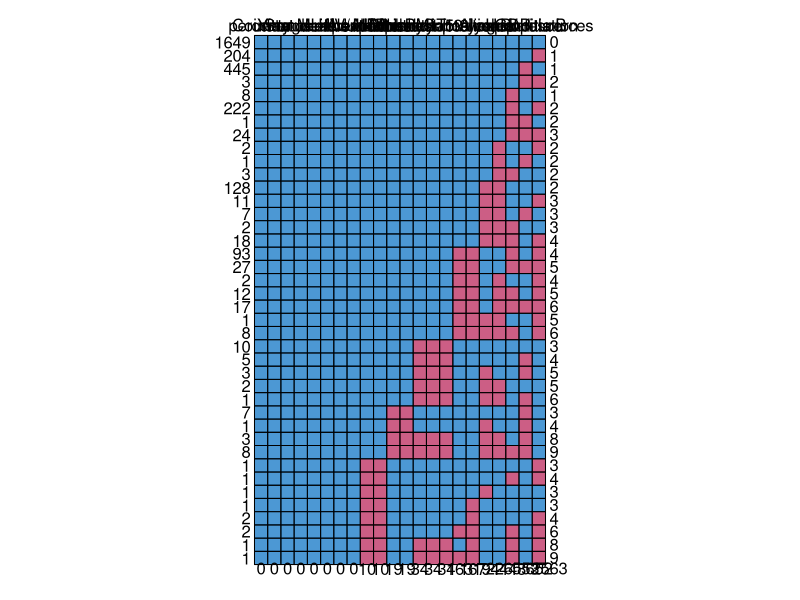
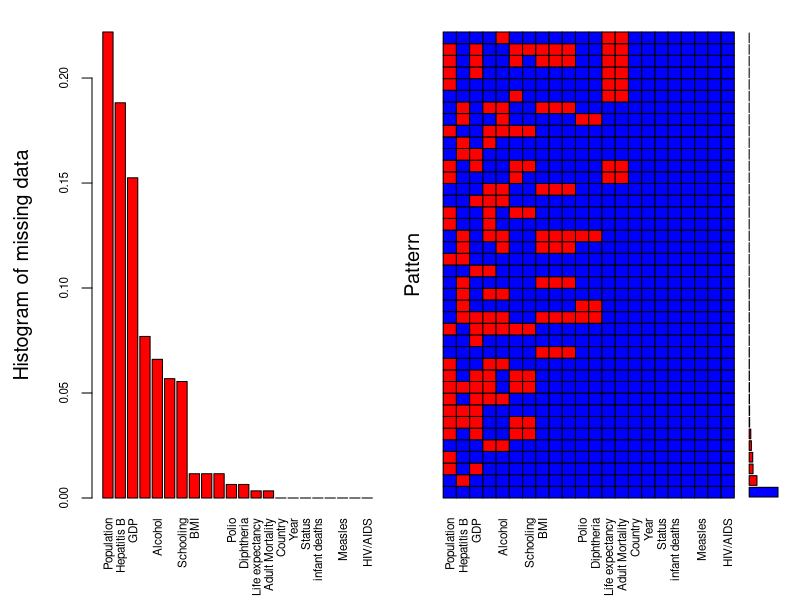
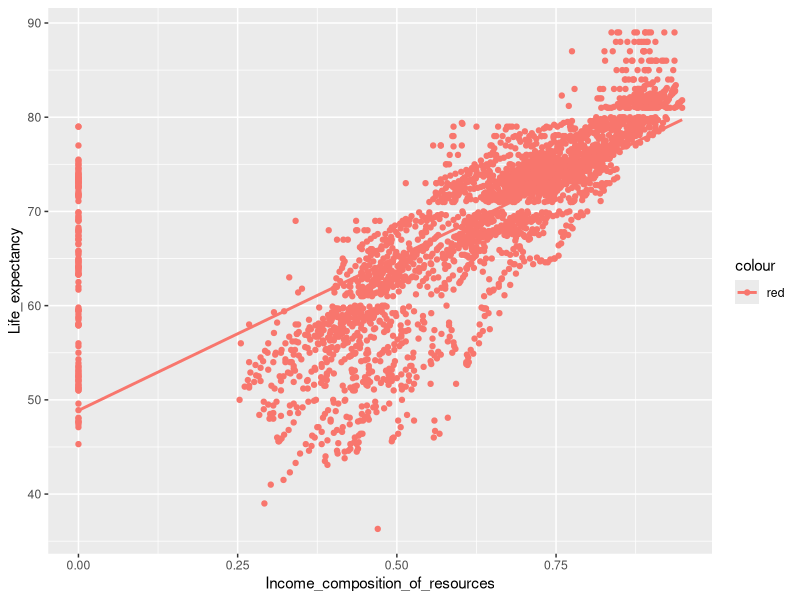
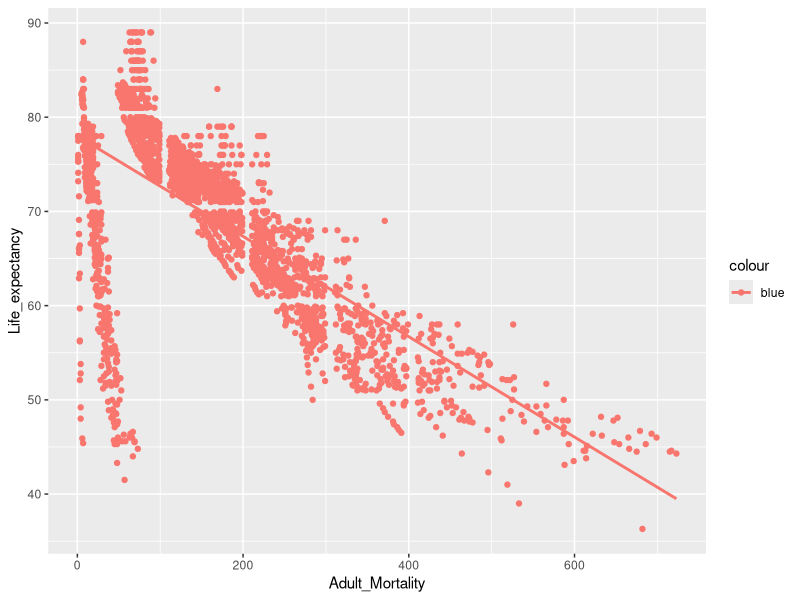
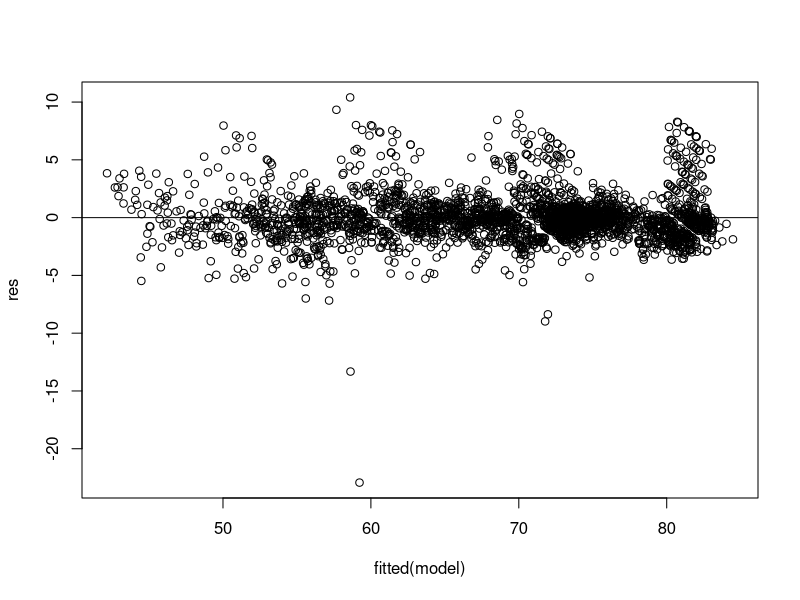
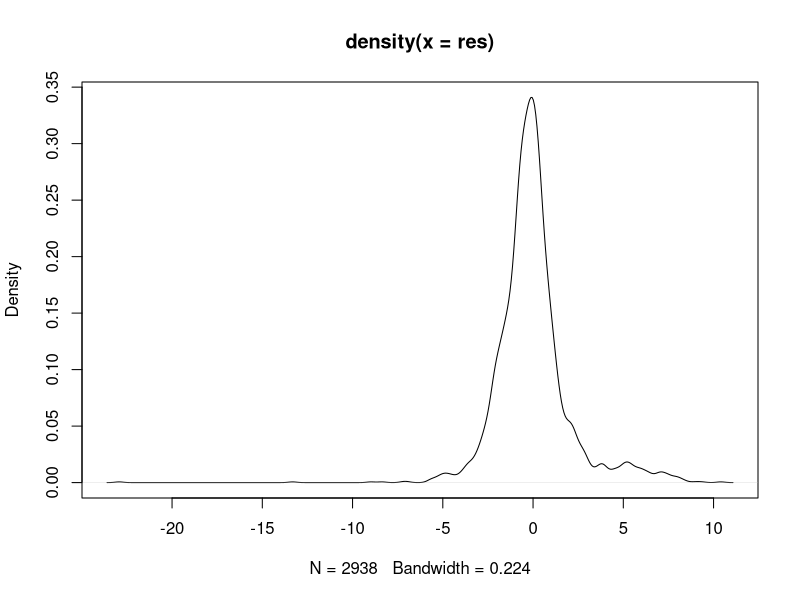

Recreate these plots in R, in order.
library(tidyverse)
library(readxl)
library(VIM)
library(mice)
library(car)


df <- read_xlsx("./Life_Expectancy_Data.xlsx")
head(df ,10)


# Export to Excel
#write.xlsx(df, file = "C://Users//wisen//Downloads//file2.xlsx")

# notes not related to the data analyzed 
# We can use the mann- whitney u test to analyze data that is highly skewed
# This looks at the median (Non Parametic test)  
# this is because the median is resistant to outliers 


head(df,10)
colSums(is.na(df))

summary(df)
##### Check for missing values in the data 
colSums(is.na(df))

#### checking using the mice to check N/A and where they exist 
md.pattern(df)

##### Using library to see a representation of mising data per column
#### the more the missing data more than 5% of the total rows or data 
### we might rethink of removing it 

aggr_plot <- aggr(df, col=c('blue','red'),
                  numbers= TRUE,
                  sortVars = TRUE,
                  labels = names(df),
                  cex.axis=.7,
                  gap = 3, 
                  ylab= c("Histogram of missing data","Pattern")
)

############## Checking on the methods available for mice
methods(mice)

# Replace spaces and special characters in column names
colnames(df) <- gsub(" ", "_", colnames(df))    # Replace spaces with underscores
colnames(df) <- gsub("/", "_", colnames(df))    # Replace slashes with underscores
colnames(df) <- gsub("-", "_", colnames(df))    # Replace hyphens with underscores, if needed

print(colnames(df))

summary(df)
##### Through background check the most mice used methods are 
####mice.impute.pmm  This looks at the continous varibles and usually if data is not normally distributed 
####mice.impute.rf This leverages on Random forest imputation and used for both categorical and continuos imputations . usually looking at non linear relationshops

# Perform the imputation
imputed_df <- mice(df, m = 5, method = "rf", seed = 123)


summary(imputed_df)

####### Checking on imputed data from the categories that were missing the mosts like population , GDP , Alchohol
imputed_df$imp$Population
imputed_df$imp$Alcohol
imputed_df$imp$GDP

##### We can select any column from the 5 columnns that have been placed out 
new_df <- complete(imputed_df,2) %>% 
  mutate(
    thinness_1_19_years = thinness__1_19_years,
    .keep = "unused"
  )

#### Check a quick dimension rows vs columns 
dim(new_df)
##### Check for missing data in the new_df

colSums(is.na(new_df))

######
selected_df <- new_df %>% 
  select(c("Life_expectancy", "Adult_Mortality", "infant_deaths", "Alcohol", 
           "percentage_expenditure", "Hepatitis_B", "Measles", "BMI", 
           "under_five_deaths", "Polio", "Total_expenditure", "Diphtheria",
           "HIV_AIDS", "GDP", "Population", "thinness_1_19_years",
           "thinness_5_9_years", "Income_composition_of_resources", "Schooling"))

correlation_matrix <- cor(selected_df)
correlation_matrix


####### with no life expectancy since its the dependentant variable 
### this selection is to check multicolinelity 
selected_df2 <- new_df %>% 
  select(c("Adult_Mortality", "infant_deaths", "Alcohol", 
           "percentage_expenditure", "Hepatitis_B", "Measles", "BMI", 
           "under_five_deaths", "Polio", "Total_expenditure", "Diphtheria", 
           "HIV_AIDS", "GDP", "Population", "thinness_1_19_years",
           "thinness_5_9_years", "Income_composition_of_resources", "Schooling"))
###### 
###Let me check for Multicollinearity:
##VIF = 1: No correlation among predictors. This is ideal.
###1 < VIF < 5: Moderate correlation; generally considered acceptable.
###VIF > 5: Indicates potential multicollinearity issues. Some practitioners use a threshold of 10 for serious concerns.


vif(lm(Life_expectancy ~ ., data = selected_df))


###### Visualizing the data dependent variables vs the independent variables 

####Life expectancy vs Income composition of resources 

ggplot (new_df , aes( x= Income_composition_of_resources , y = Life_expectancy , colour = 'red'  )) + 
  geom_point() +
  geom_smooth(method = lm , se = FALSE)

ggplot (new_df , aes (x = Adult_Mortality , y= Life_expectancy , colour ='blue'))+ 
  geom_point()+ 
  geom_smooth(method = lm , se = FALSE)


model <- lm(Life_expectancy ~ Country + Hepatitis_B + GDP + Total_expenditure + 
              Alcohol + Income_composition_of_resources + Schooling + BMI + 
              thinness_1_19_years + Polio + Diphtheria + Adult_Mortality + 
              Measles + under_five_deaths + HIV_AIDS,
            data = new_df)

summary(model)


# get list of residuals  
res <- resid(model) 
res 

# produce residual vs. fitted plot 
plot(fitted(model), res) 

# add a horizontal line at 0  
abline(0,0) 

plot(density(res))



# Filter the dataframe for the United States and summarize the Population
#summary(new_df$Population[new_df$Country == 'United States of America'])
